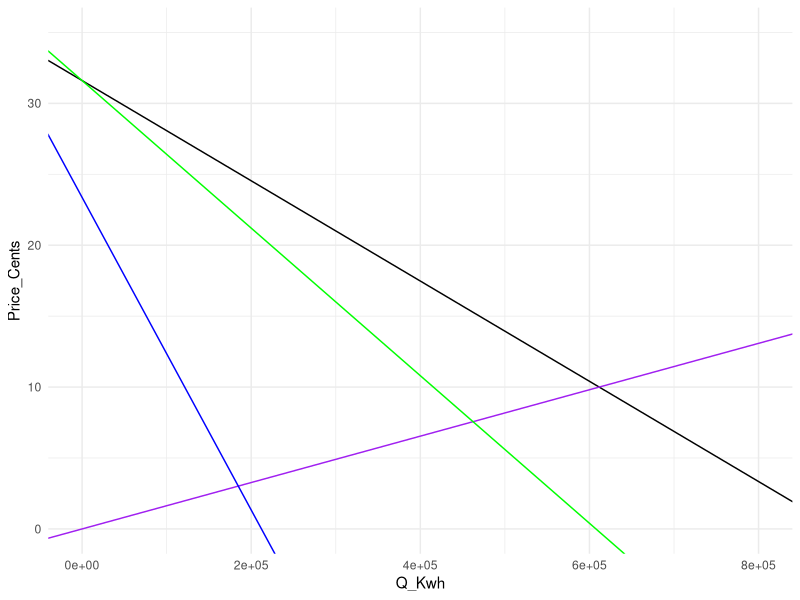

The R source for this figure:
## ---- chunk 1
knitr::opts_chunk$set(warning = FALSE, message = FALSE)

library(here)
library(tidyverse)
library(kableExtra)
## ---- chunk 2
#Loading in the data and baselines

data <- read_csv(here("HW3_data.csv"))[,-1] #upload and drop first column

#agg demand to new table
#data_agg <- data %>% 
  #mutate(Agg_Q = Q_Low_Kwh + Q_High_Kwh)

#data_piv <- pivot_longer(data_agg, !Price_Cents, names_to = "Income_Group", values_to = "Q_Kwh") #pivot table to create column for districts (populated by four districts)

#est constants
price_e = 10 #cents/kWh
scc = 5100 # cent price/metric_ton 1000 kg
emis_lb_per_kwh = .85 #lbs CO2/kWh
emis_kg_per_kwh = emis_lb_per_kwh * 0.45359237 #kgs CO2/kWh
## ---- chunk 3
#linear regression for functions
low_lm <- lm(Price_Cents ~ Q_Low_Kwh, data = data)
high_lm <- lm(Price_Cents ~ Q_High_Kwh, data = data)

agg_slope <- 1/((1/low_lm$coefficients[2])+(1/high_lm$coefficients[2]))

high_dem <- function(quantity){  
  demand_p = high_lm$coefficients[2]*quantity + high_lm$coefficients[1]
  return(demand_p)
}
low_dem <- function(quantity){  
  demand_p = low_lm$coefficients[2]*quantity + low_lm$coefficients[1]
}
agg_dem <- function(quantity){
  demand_p = agg_slope*quantity + high_lm$coefficients[1]
  return(demand_p)
}

#linear regression for inverse functions 
low_lm_inv<- lm(Q_Low_Kwh ~ Price_Cents, data = data)
high_lm_inv <- lm(Q_High_Kwh ~ Price_Cents, data = data)

high_dem_inv <- function(price){  
  demand_q = high_lm_inv$coefficients[2]*price + high_lm_inv$coefficients[1]
}
low_dem_inv <- function(price){  
  demand_q = low_lm_inv$coefficients[2]*price + low_lm_inv$coefficients[1]
}
agg_dem_inv <- function(price){  
  demand_q = (price - high_lm$coefficients[1])/agg_slope
}
## ---- chunk 4
mec = emis_kg_per_kwh * scc * (1/1000) #mec per kWh electricity
## ---- chunk 5
quant_e <- agg_dem_inv(price_e)
supply_slope <- price_e/quant_e

sup <- function(quantity){
  price = supply_slope * quantity
}
sup_inv <- function(price){
  quantity = price/supply_slope
}
## ---- chunk 6
ggplot(data = data, aes(x = Q_Kwh, y = Price_Cents)) +
  geom_abline(intercept = high_lm$coefficients[1], slope = agg_slope, color = "black") +
  geom_abline(intercept = 0, slope = supply_slope, color = "purple") + 
  geom_abline(intercept = high_lm$coefficients[1], slope = high_lm$coefficients[2], color = "green") +
  geom_abline(intercept = low_lm$coefficients[1], slope = low_lm$coefficients[2], color = "blue") +
 # geom_abline(intercept = agg_lm$coefficients[1], slope = agg_lm$coefficients[2], color = "red") +
  theme_minimal() + 
  ylim(0,35) +
  xlim(0,800000)
## ---- chunk 7
#kink_x = (high_lm$coefficients[1]-agg_lm$coefficients[1])/(agg_lm$coefficients[2]-high_lm$coefficients[2])
#kink_y = agg_dem(kink_x)

#kink_triangle = integrate(high_dem, 0, kink_x)$value - integrate(agg_dem, 0, kink_x)$value

con_surplus = (.5*quant_e*(high_lm$coefficients[1] - price_e))/100
prod_surplus = (.5*quant_e*price_e)/100
env_cost = (mec * quant_e)/100 #div by hundred for dollar value
## ---- chunk 8
high_ben = (.5 * high_dem_inv(price_e) * (high_lm$coefficients[1] - price_e)) / 100
low_ben = (.5 * low_dem_inv(price_e) * (low_lm$coefficients[1] - price_e)) / 100
## ---- chunk 9
new_q = (mec - high_lm$coefficients[1])/(agg_slope-supply_slope)
new_p = agg_dem(new_q)

high_ben_tax = (.5 * high_dem_inv(new_p) * (high_lm$coefficients[1] - new_p)) / 100
low_ben_tax = (.5 * low_dem_inv(new_p) * (low_lm$coefficients[1] - new_p)) / 100

prod_surplus_tax = (.5*new_q*(new_p-mec))/100
env_cost_tax = (mec * new_q)/100
tax_rev = new_q * (mec)/100
## ---- chunk 10
scc = 5100
mec = emis_kg_per_kwh * scc * (1/1000) #mec per kWh electricity

new_q = (mec - high_lm$coefficients[1]) / (agg_slope - supply_slope)
new_p = agg_dem(new_q)

tax_rev = new_q * (mec)/100

high_perc = high_dem_inv(new_p)/new_q
low_perc = 1 - high_perc

high_tax_share = tax_rev * high_perc
low_tax_share = tax_rev * low_perc

high_ben_plus_tax = ((.5 * high_dem_inv(new_p) * (high_lm$coefficients[1] - new_p)) / 100) + high_tax_share
low_ben_plus_tax = ((.5 * low_dem_inv(new_p) * (low_lm$coefficients[1] - new_p)) / 100) + low_tax_share
prod_surplus_tax = (.5*new_q*(new_p-mec))/100
## ---- chunk 11
scc = 7500
mec = emis_kg_per_kwh * scc * (1/1000) #mec per kWh electricity
## ---- chunk 12
scc = 10000
mec = emis_kg_per_kwh * scc * (1/1000) #mec per kWh electricity
## ---- chunk 13
scc = 15000
mec = emis_kg_per_kwh * scc * (1/1000) #mec per kWh electricity
## ---- chunk 14
scc = 12500
mec = emis_kg_per_kwh * scc * (1/1000) #mec per kWh electricity

#Need to copy and paste the code to each - make sure code is solid first
## ---- chunk 15
scc = 5100
mec = emis_kg_per_kwh * scc * (1/1000) #mec per kWh electricity

data_solar <- data %>% 
  mutate(Solar_Price = Price_Cents/2)

solar_lm <- lm(Solar_Price ~ Q_High_Kwh, data = data_solar)

solar_agg_slope <- 1/(low_lm_inv$coefficients[2] + solar_lm$coefficients[2])

solar_demand <- function(quantity){  
  demand_p = solar_agg_slope[2]*quantity + low_lm$coefficients[1]
  return(demand_p)
}

new_q <- (low_lm$coefficients[1]) / (supply_slope - solar_agg_slope)
new_p <- supply_slope*new_q
ptest <- solar_demand(new_q)
